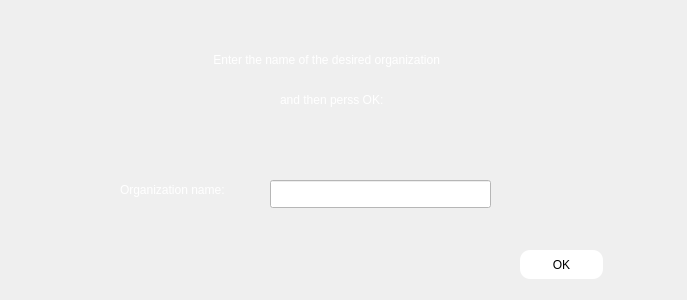
<?xml version="1.0" encoding="UTF-8"?>
<ui version="4.0">
 <class>key_pass_organ</class>
 <widget class="QWidget" name="key_pass_organ">
  <property name="geometry">
   <rect>
    <x>0</x>
    <y>0</y>
    <width>687</width>
    <height>300</height>
   </rect>
  </property>
  <property name="windowTitle">
   <string>Form</string>
  </property>
  <widget class="QLabel" name="label">
   <property name="geometry">
    <rect>
     <x>210</x>
     <y>50</y>
     <width>301</width>
     <height>20</height>
    </rect>
   </property>
   <property name="styleSheet">
    <string notr="true">#label
{
color:white;
}</string>
   </property>
   <property name="text">
    <string> Enter the name of the desired organization</string>
   </property>
  </widget>
  <widget class="QLineEdit" name="led_pass">
   <property name="geometry">
    <rect>
     <x>270</x>
     <y>180</y>
     <width>221</width>
     <height>28</height>
    </rect>
   </property>
   <property name="styleSheet">
    <string notr="true">#led_pass
{
background-color:white;
}</string>
   </property>
  </widget>
  <widget class="QPushButton" name="pbn_pass">
   <property name="geometry">
    <rect>
     <x>520</x>
     <y>250</y>
     <width>83</width>
     <height>29</height>
    </rect>
   </property>
   <property name="styleSheet">
    <string notr="true">#pbn_pass:hover
{
background-color:white;
order:1px solidgreen; 
}
#pbn_pass
{
background-color:white;
border-radius:10px;
}</string>
   </property>
   <property name="text">
    <string>OK</string>
   </property>
  </widget>
  <widget class="QLabel" name="label_2">
   <property name="geometry">
    <rect>
     <x>280</x>
     <y>90</y>
     <width>131</width>
     <height>20</height>
    </rect>
   </property>
   <property name="styleSheet">
    <string notr="true">#label_2
{
color:white;
}</string>
   </property>
   <property name="text">
    <string>and then perss OK:</string>
   </property>
  </widget>
  <widget class="QLabel" name="label_pass">
   <property name="geometry">
    <rect>
     <x>120</x>
     <y>180</y>
     <width>141</width>
     <height>20</height>
    </rect>
   </property>
   <property name="styleSheet">
    <string notr="true">#label_pass
{
color:white;
}</string>
   </property>
   <property name="text">
    <string>Organization name:</string>
   </property>
  </widget>
 </widget>
 <resources/>
 <connections/>
</ui>
